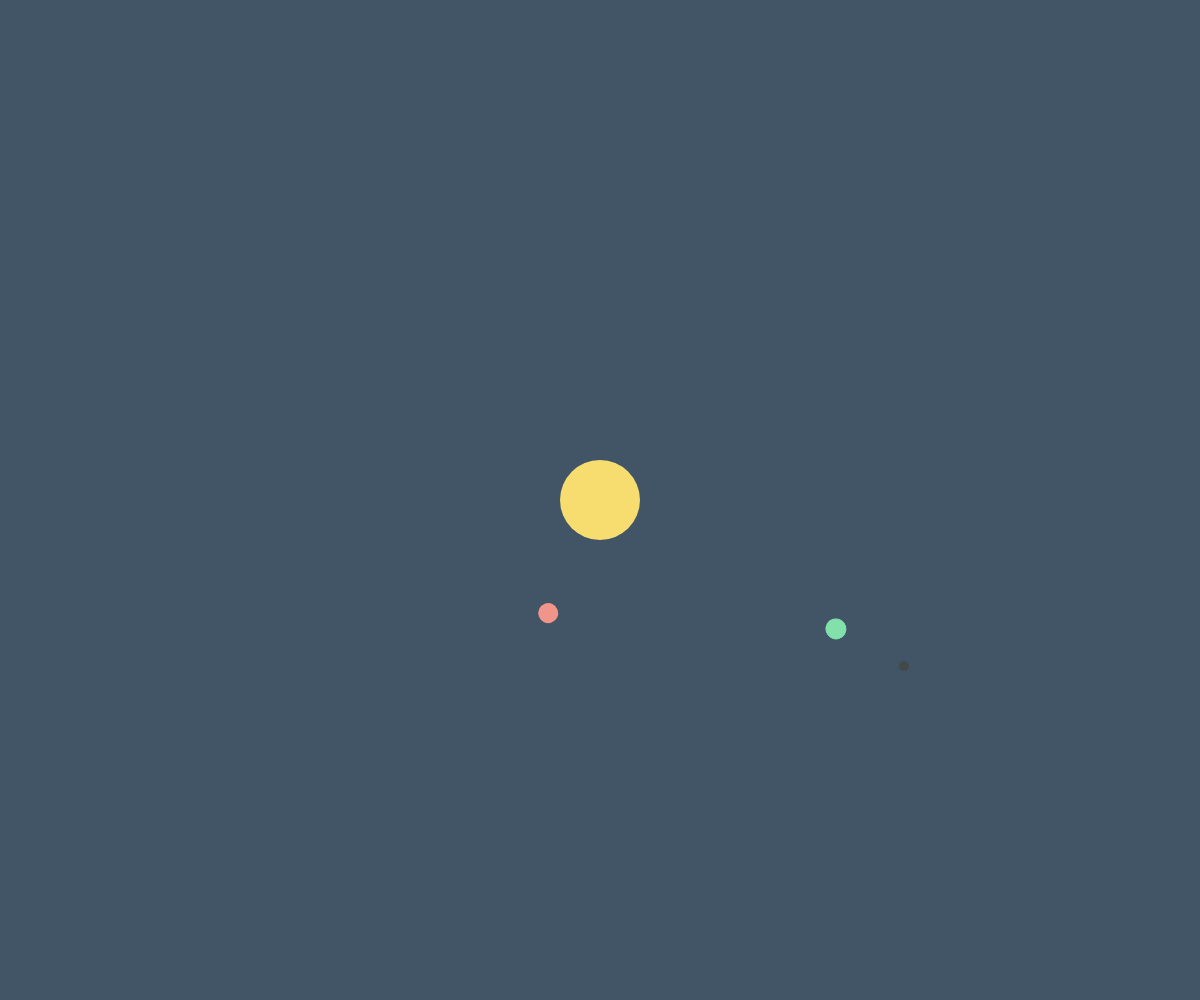
Frame 1 (no input)
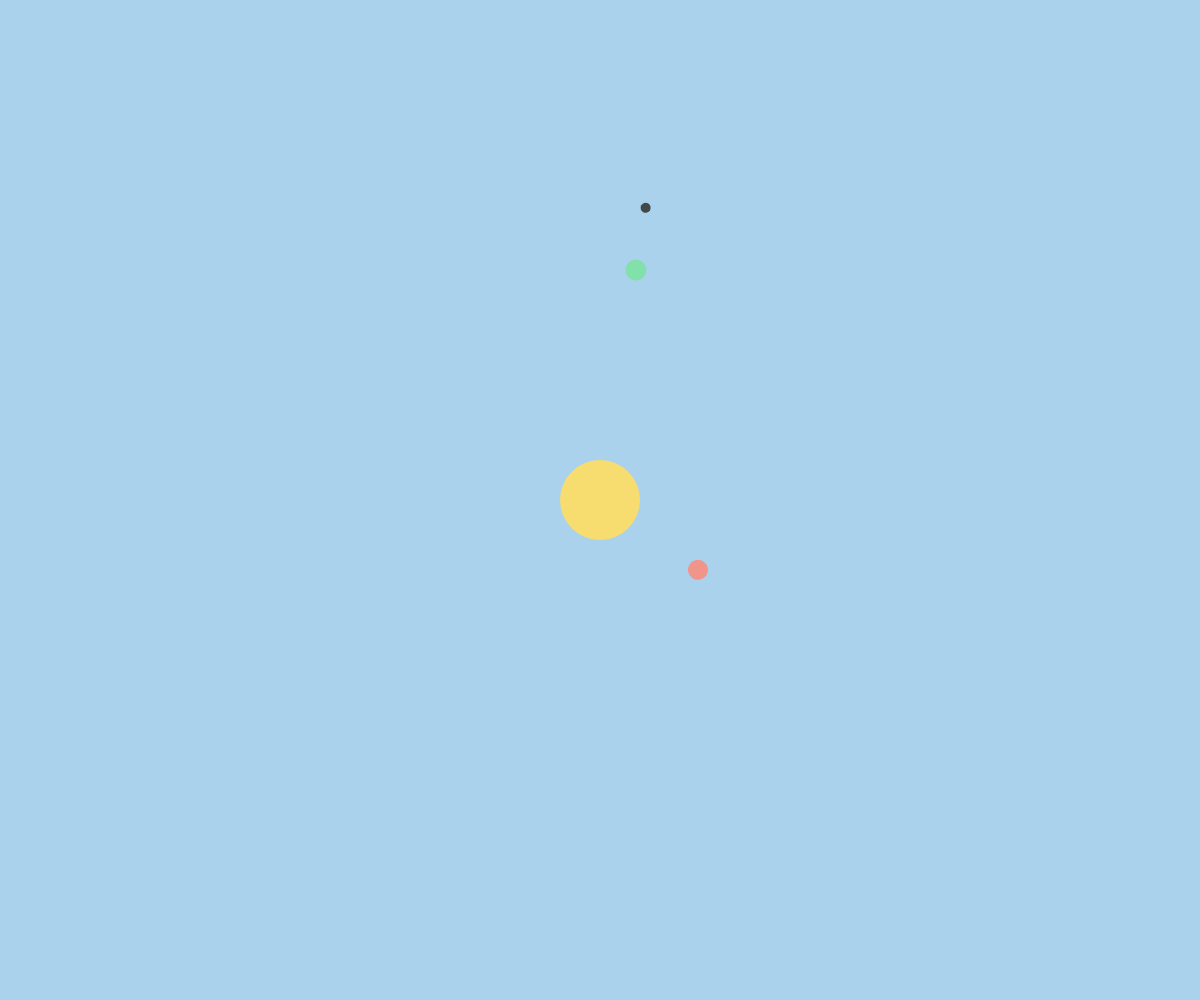
Frame 60 (no input)
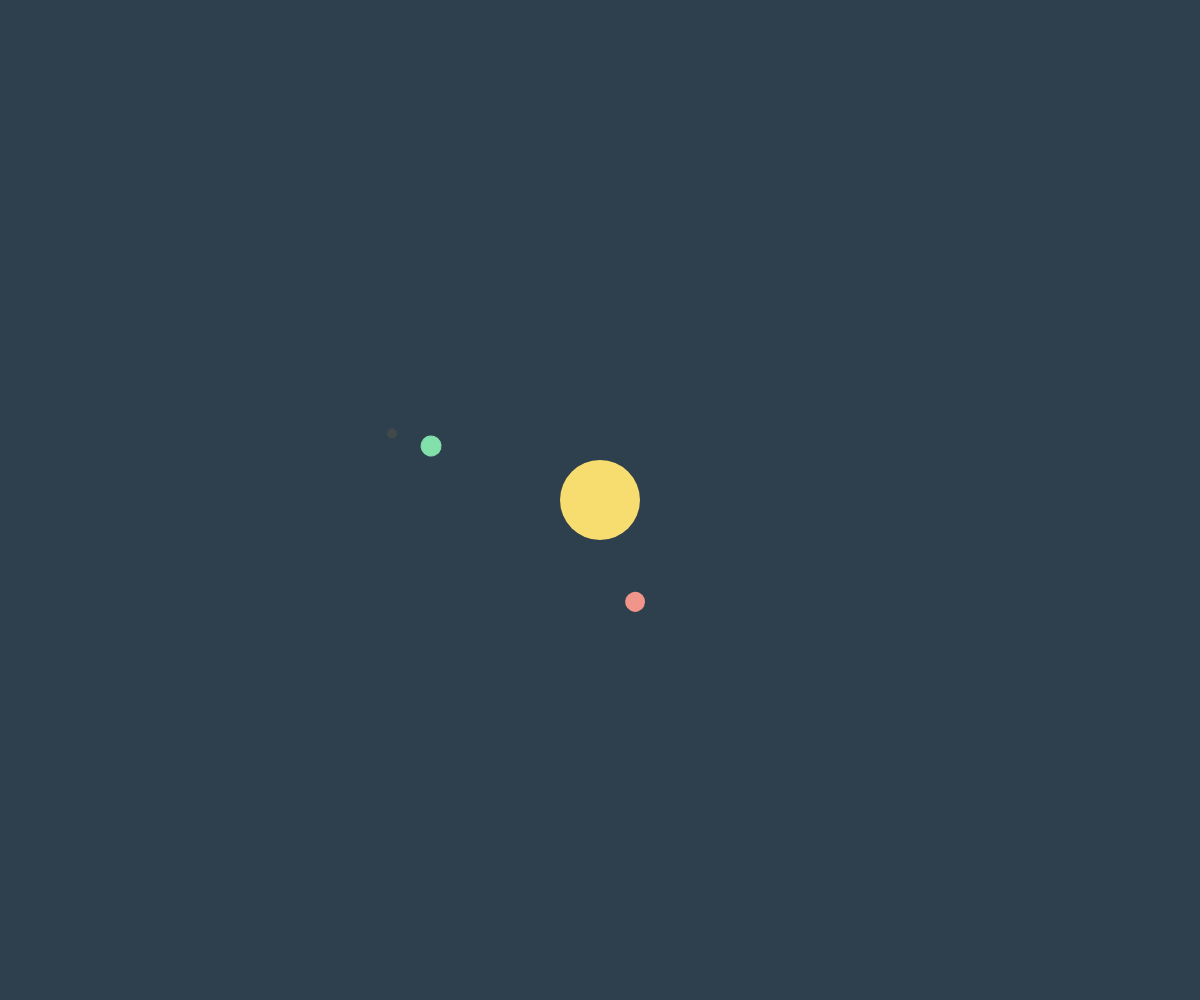
Frame 120 (the mouse pressed at the canvas centre since frame 60)

The p5.js sketch that drew these frames (run headless with seeded random() and noise() and a simulated clock; from frame 60 on, the mouse is pressed at the canvas centre):

// p5.js sketch
// ── sketch.js
function preload(){
  // put preload code here
}

function setup() {
  createCanvas(windowWidth,windowHeight)
  // put setup code here
}

function draw() {
  background(lerpColor(color("#AED6F1"),color("#212F3D"), 0.5 + 0.5*cos(frameCount) ))

  // Sun
  push();
  noStroke();
  fill("#F7DC6F");
  ellipse(width/2, height/2, 80,80);
  pop();

  push(); // It is a good thing to use push and pop
  stroke("#82E0AA");
  fill("#82E0AA");
  translate(width/2, height/2);
  rotate(frameCount/2 );

  // Earth
  translate(50*(cos(frameCount/2)+1.5)+150, 0);
  ellipse(0,0,20);

  // Moon
  fill("#424949");
  noStroke();
  translate(20*(cos(frameCount/2)+1.5)+30, 0);
  rotate(100*frameCount );
  ellipse(0,0,10);
  pop();

  push();
  noStroke();
  fill("#F1948A");
  translate(width/2, height/2);
  rotate(frameCount*2 );

  // Venus
  translate(30*(cos(frameCount/5)+1.5)+50, 0);
  ellipse(0,0,20);

  pop();}
